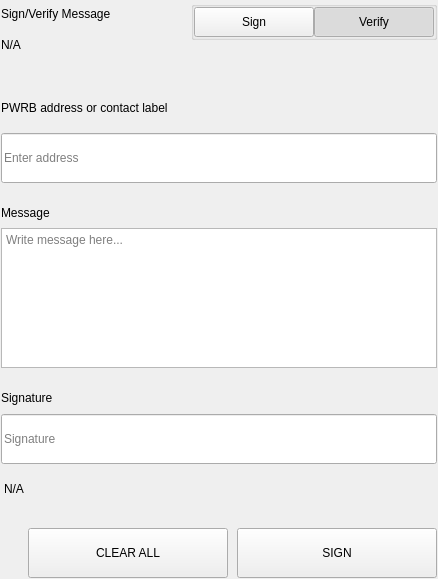
<?xml version="1.0" encoding="UTF-8"?>
<ui version="4.0">
 <class>SettingsSignMessageWidgets</class>
 <widget class="QWidget" name="SettingsSignMessageWidgets">
  <property name="geometry">
   <rect>
    <x>0</x>
    <y>0</y>
    <width>438</width>
    <height>579</height>
   </rect>
  </property>
  <property name="windowTitle">
   <string>Form</string>
  </property>
  <layout class="QVBoxLayout" name="verticalLayout">
   <property name="spacing">
    <number>0</number>
   </property>
   <property name="leftMargin">
    <number>0</number>
   </property>
   <property name="topMargin">
    <number>0</number>
   </property>
   <property name="rightMargin">
    <number>0</number>
   </property>
   <property name="bottomMargin">
    <number>0</number>
   </property>
   <item>
    <widget class="QWidget" name="left" native="true">
     <layout class="QVBoxLayout" name="verticalLayout_3">
      <property name="leftMargin">
       <number>0</number>
      </property>
      <property name="topMargin">
       <number>0</number>
      </property>
      <property name="rightMargin">
       <number>0</number>
      </property>
      <property name="bottomMargin">
       <number>0</number>
      </property>
      <item>
       <widget class="QWidget" name="container_sign" native="true">
        <layout class="QVBoxLayout" name="verticalLayout_2">
         <property name="spacing">
          <number>0</number>
         </property>
         <property name="leftMargin">
          <number>1</number>
         </property>
         <property name="topMargin">
          <number>1</number>
         </property>
         <property name="rightMargin">
          <number>1</number>
         </property>
         <property name="bottomMargin">
          <number>1</number>
         </property>
         <item>
          <layout class="QHBoxLayout" name="horizontalLayout_3" stretch="3,1">
           <property name="spacing">
            <number>40</number>
           </property>
           <item>
            <layout class="QVBoxLayout" name="verticalLayoutTitle">
             <property name="spacing">
              <number>5</number>
             </property>
             <item>
              <widget class="QLabel" name="labelTitle">
               <property name="text">
                <string>Sign/Verify Message</string>
               </property>
              </widget>
             </item>
             <item>
              <widget class="QLabel" name="labelSubtitle1">
               <property name="text">
                <string notr="true">N/A</string>
               </property>
               <property name="wordWrap">
                <bool>true</bool>
               </property>
              </widget>
             </item>
            </layout>
           </item>
           <item alignment="Qt::AlignRight|Qt::AlignTop">
            <widget class="QWidget" name="containerSwitch" native="true">
             <property name="styleSheet">
              <string notr="true">#containerSwitch{
	padding-top:9px;
}</string>
             </property>
             <layout class="QVBoxLayout" name="verticalLayout_6">
              <property name="spacing">
               <number>4</number>
              </property>
              <property name="leftMargin">
               <number>0</number>
              </property>
              <property name="topMargin">
               <number>0</number>
              </property>
              <property name="rightMargin">
               <number>0</number>
              </property>
              <property name="bottomMargin">
               <number>0</number>
              </property>
              <item alignment="Qt::AlignRight">
               <widget class="QGroupBox" name="groupBox">
                <property name="sizePolicy">
                 <sizepolicy hsizetype="Fixed" vsizetype="Preferred">
                  <horstretch>0</horstretch>
                  <verstretch>0</verstretch>
                 </sizepolicy>
                </property>
                <property name="title">
                 <string/>
                </property>
                <property name="alignment">
                 <set>Qt::AlignRight|Qt::AlignTop|Qt::AlignTrailing</set>
                </property>
                <layout class="QHBoxLayout" name="horizontalLayout_4">
                 <property name="spacing">
                  <number>0</number>
                 </property>
                 <property name="leftMargin">
                  <number>0</number>
                 </property>
                 <property name="topMargin">
                  <number>0</number>
                 </property>
                 <property name="rightMargin">
                  <number>0</number>
                 </property>
                 <property name="bottomMargin">
                  <number>0</number>
                 </property>
                 <item>
                  <widget class="QPushButton" name="pushSign">
                   <property name="minimumSize">
                    <size>
                     <width>120</width>
                     <height>30</height>
                    </size>
                   </property>
                   <property name="maximumSize">
                    <size>
                     <width>120</width>
                     <height>30</height>
                    </size>
                   </property>
                   <property name="focusPolicy">
                    <enum>Qt::NoFocus</enum>
                   </property>
                   <property name="text">
                    <string>Sign</string>
                   </property>
                   <property name="checkable">
                    <bool>true</bool>
                   </property>
                   <property name="autoExclusive">
                    <bool>true</bool>
                   </property>
                  </widget>
                 </item>
                 <item>
                  <widget class="QPushButton" name="pushVerify">
                   <property name="minimumSize">
                    <size>
                     <width>120</width>
                     <height>30</height>
                    </size>
                   </property>
                   <property name="maximumSize">
                    <size>
                     <width>120</width>
                     <height>30</height>
                    </size>
                   </property>
                   <property name="focusPolicy">
                    <enum>Qt::NoFocus</enum>
                   </property>
                   <property name="text">
                    <string>Verify</string>
                   </property>
                   <property name="checkable">
                    <bool>true</bool>
                   </property>
                   <property name="checked">
                    <bool>true</bool>
                   </property>
                   <property name="autoExclusive">
                    <bool>true</bool>
                   </property>
                  </widget>
                 </item>
                </layout>
               </widget>
              </item>
              <item alignment="Qt::AlignHCenter|Qt::AlignTop">
               <widget class="QLabel" name="labelSubtitleSwitch">
                <property name="text">
                 <string/>
                </property>
                <property name="alignment">
                 <set>Qt::AlignRight|Qt::AlignTrailing|Qt::AlignVCenter</set>
                </property>
               </widget>
              </item>
             </layout>
            </widget>
           </item>
          </layout>
         </item>
         <item>
          <spacer name="verticalSpacer_2">
           <property name="orientation">
            <enum>Qt::Vertical</enum>
           </property>
           <property name="sizeType">
            <enum>QSizePolicy::Fixed</enum>
           </property>
           <property name="sizeHint" stdset="0">
            <size>
             <width>20</width>
             <height>40</height>
            </size>
           </property>
          </spacer>
         </item>
         <item>
          <widget class="QWidget" name="containerAddress" native="true">
           <property name="sizePolicy">
            <sizepolicy hsizetype="Preferred" vsizetype="Fixed">
             <horstretch>0</horstretch>
             <verstretch>0</verstretch>
            </sizepolicy>
           </property>
           <layout class="QVBoxLayout" name="verticalLayout_5" stretch="0,0">
            <property name="spacing">
             <number>15</number>
            </property>
            <property name="leftMargin">
             <number>0</number>
            </property>
            <property name="topMargin">
             <number>0</number>
            </property>
            <property name="rightMargin">
             <number>0</number>
            </property>
            <property name="bottomMargin">
             <number>0</number>
            </property>
            <item>
             <widget class="QLabel" name="labelSubtitleAddress">
              <property name="minimumSize">
               <size>
                <width>0</width>
                <height>20</height>
               </size>
              </property>
              <property name="maximumSize">
               <size>
                <width>16777215</width>
                <height>20</height>
               </size>
              </property>
              <property name="text">
               <string>PWRB address or contact label</string>
              </property>
             </widget>
            </item>
            <item>
             <widget class="QLineEdit" name="addressIn_SM">
              <property name="minimumSize">
               <size>
                <width>0</width>
                <height>50</height>
               </size>
              </property>
              <property name="maximumSize">
               <size>
                <width>16777215</width>
                <height>50</height>
               </size>
              </property>
              <property name="placeholderText">
               <string>Enter address</string>
              </property>
             </widget>
            </item>
           </layout>
          </widget>
         </item>
         <item>
          <spacer name="verticalSpacer_3">
           <property name="orientation">
            <enum>Qt::Vertical</enum>
           </property>
           <property name="sizeType">
            <enum>QSizePolicy::Fixed</enum>
           </property>
           <property name="sizeHint" stdset="0">
            <size>
             <width>20</width>
             <height>20</height>
            </size>
           </property>
          </spacer>
         </item>
         <item>
          <layout class="QVBoxLayout" name="verticalLayout_9">
           <property name="spacing">
            <number>5</number>
           </property>
           <item>
            <widget class="QLabel" name="labelSubtitleMessage">
             <property name="minimumSize">
              <size>
               <width>0</width>
               <height>20</height>
              </size>
             </property>
             <property name="maximumSize">
              <size>
               <width>16777215</width>
               <height>20</height>
              </size>
             </property>
             <property name="text">
              <string>Message</string>
             </property>
            </widget>
           </item>
           <item>
            <widget class="QPlainTextEdit" name="messageIn_SM">
             <property name="minimumSize">
              <size>
               <width>0</width>
               <height>140</height>
              </size>
             </property>
             <property name="maximumSize">
              <size>
               <width>16777215</width>
               <height>140</height>
              </size>
             </property>
             <property name="placeholderText">
              <string>Write message here...</string>
             </property>
            </widget>
           </item>
          </layout>
         </item>
         <item>
          <spacer name="verticalSpacer_4">
           <property name="orientation">
            <enum>Qt::Vertical</enum>
           </property>
           <property name="sizeType">
            <enum>QSizePolicy::Fixed</enum>
           </property>
           <property name="sizeHint" stdset="0">
            <size>
             <width>20</width>
             <height>20</height>
            </size>
           </property>
          </spacer>
         </item>
         <item>
          <widget class="QWidget" name="widget" native="true">
           <property name="minimumSize">
            <size>
             <width>0</width>
             <height>75</height>
            </size>
           </property>
           <property name="maximumSize">
            <size>
             <width>16777215</width>
             <height>16777215</height>
            </size>
           </property>
           <layout class="QVBoxLayout" name="verticalLayout_4">
            <property name="leftMargin">
             <number>0</number>
            </property>
            <property name="topMargin">
             <number>0</number>
            </property>
            <property name="rightMargin">
             <number>0</number>
            </property>
            <property name="bottomMargin">
             <number>0</number>
            </property>
            <item>
             <widget class="QLabel" name="labelSubtitleSignature">
              <property name="minimumSize">
               <size>
                <width>0</width>
                <height>20</height>
               </size>
              </property>
              <property name="maximumSize">
               <size>
                <width>16777215</width>
                <height>20</height>
               </size>
              </property>
              <property name="text">
               <string>Signature</string>
              </property>
             </widget>
            </item>
            <item>
             <widget class="QLineEdit" name="signatureOut_SM">
              <property name="minimumSize">
               <size>
                <width>0</width>
                <height>50</height>
               </size>
              </property>
              <property name="placeholderText">
               <string>Signature</string>
              </property>
             </widget>
            </item>
           </layout>
          </widget>
         </item>
         <item>
          <widget class="QLabel" name="statusLabel_SM">
           <property name="styleSheet">
            <string notr="true">padding-top:5px;</string>
           </property>
           <property name="text">
            <string notr="true">N/A</string>
           </property>
          </widget>
         </item>
         <item>
          <spacer name="verticalSpacer">
           <property name="orientation">
            <enum>Qt::Vertical</enum>
           </property>
           <property name="sizeType">
            <enum>QSizePolicy::Fixed</enum>
           </property>
           <property name="sizeHint" stdset="0">
            <size>
             <width>20</width>
             <height>20</height>
            </size>
           </property>
          </spacer>
         </item>
         <item>
          <layout class="QHBoxLayout" name="horizontalLayout_7">
           <property name="spacing">
            <number>9</number>
           </property>
           <item>
            <spacer name="horizontalSpacer_5">
             <property name="orientation">
              <enum>Qt::Horizontal</enum>
             </property>
             <property name="sizeType">
              <enum>QSizePolicy::Expanding</enum>
             </property>
             <property name="sizeHint" stdset="0">
              <size>
               <width>40</width>
               <height>20</height>
              </size>
             </property>
            </spacer>
           </item>
           <item>
            <widget class="QPushButton" name="pushButtonClear">
             <property name="minimumSize">
              <size>
               <width>200</width>
               <height>50</height>
              </size>
             </property>
             <property name="focusPolicy">
              <enum>Qt::NoFocus</enum>
             </property>
             <property name="text">
              <string>CLEAR ALL</string>
             </property>
            </widget>
           </item>
           <item>
            <widget class="QPushButton" name="pushButtonSave">
             <property name="minimumSize">
              <size>
               <width>200</width>
               <height>50</height>
              </size>
             </property>
             <property name="maximumSize">
              <size>
               <width>200</width>
               <height>50</height>
              </size>
             </property>
             <property name="focusPolicy">
              <enum>Qt::NoFocus</enum>
             </property>
             <property name="text">
              <string>SIGN</string>
             </property>
            </widget>
           </item>
          </layout>
         </item>
        </layout>
       </widget>
      </item>
     </layout>
    </widget>
   </item>
  </layout>
 </widget>
 <resources/>
 <connections/>
</ui>
